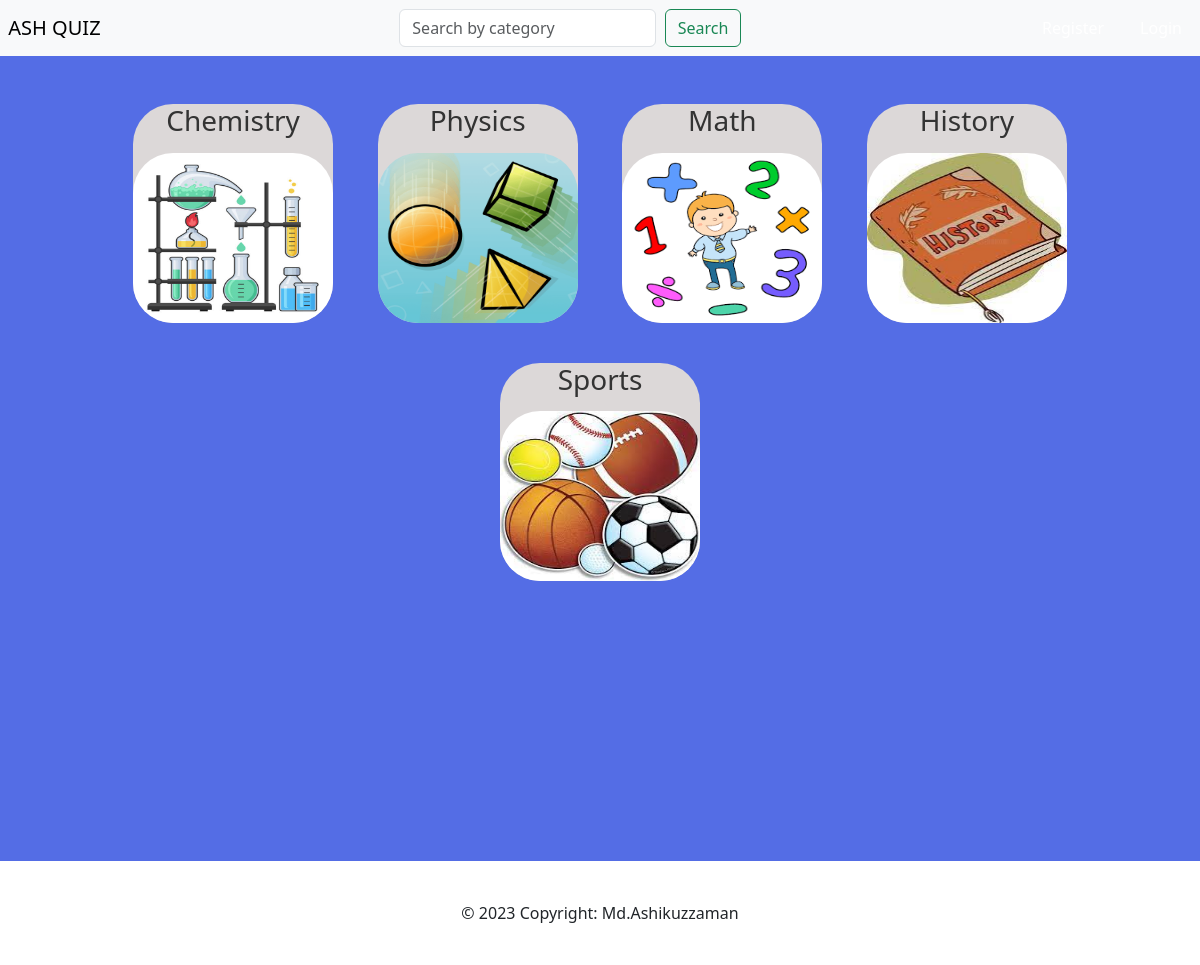
The page / on the database its author committed.
### base_app/models.py (models this page shows, shortened)
class ExamCategory(models.Model):
    name = models.CharField(max_length=100)
    slug = models.SlugField(max_length=150, unique=True, null=True)
    image = models.ImageField(upload_to='category_images/')
    class Meta:
        verbose_name_plural = 'ExamCategories'

### base_app/views.py (the view)
# urls.py: path('', views.home, name='home'),
def home(request):
    category = request.GET.get('category') if request.GET.get('category') != None else ''
    exam_categories = ExamCategory.objects.filter(name__icontains = category).order_by('-id')
    context = {'exam_categories': exam_categories}
    return render(request, 'base_app/index.html', context = context)

### base_app/templates/base_app/index.html
{% extends 'base_app/base.html' %}
{% block content %}
    <div class="container">
        {% for category in exam_categories %}
            <div class="category-card">
                <h3>{{category.name}}</h3>
                <a href="{% url 'exams-on-category' category.slug %}"><img src="{{category.image.url}}" alt="category_image"></a>
            </div>
        {% endfor %}
    </div>
{% endblock %}

### base_app/templates/base_app/base.html (shortened to what this page needs)
{% load static %}
<!DOCTYPE html>
<html lang="en">
<head>
    <link rel="stylesheet" href="https://cdnjs.cloudflare.com/ajax/libs/font-awesome/4.7.0/css/font-awesome.min.css">
    <link rel="stylesheet" href="https://cdn.jsdelivr.net/npm/bootstrap@5.3.0-alpha1/dist/css/bootstrap.min.css">
    <link rel="stylesheet" href="{% static 'css/style.css' %}">
</head>
<body>
    <nav class="navbar navbar-expand-lg navbar-light bg-light">
        &nbsp;&nbsp;<a class="navbar-brand" href="{% url 'home' %}">ASH QUIZ</a>
        <div class="collapse navbar-collapse" id="navbarNav">
          <form class="form-inline mx-auto d-flex" method="GET" action="{% url 'home' %}">
            <input class="form-control" name='category' type="search" placeholder="Search by category" aria-label="Search">
            &nbsp;&nbsp;<button class="btn btn-outline-success my-2 my-sm-0" type="submit">Search</button>
          </form>
          <ul class="navbar-nav ml-auto">
            {% if request.user.is_authenticated %}
	          <li class="nav-item"><a href="{% url 'dashboard' %}" class="nav-link btn btn-primary nav-item-gap">Dashboard</a></li>
            {% else %}
            <li class="nav-item"><a href="{% url 'register' %}" class="nav-link btn btn-success nav-item-gap">Register</a></li>
            {% endif %}
            {% if request.user.is_authenticated %}
	          <li class="nav-item"><a href="{% url 'user-logout' %}" class="nav-link btn btn-danger nav-item-gap">Logout</a></li>
            {% else %}
            <li class="nav-item"><a href="{% url 'my-login' %}" class="nav-link btn btn-primary nav-item-gap">Login</a></li>
            {% endif %}
          </ul>
        </div>
      </nav>
    <br> <br>
    {% block content %}
    {% endblock %}
    <br> <br> <br> <br><br> <br> <br> <br><br> <br>
    <div class="text-center" style="background-color: #fff; padding: 40px;">
        © <script>document.write(new Date().getFullYear());</script> Copyright:
        <a class="text-dark" href="#" style="text-decoration: none;">Md.Ashikuzzaman</a>
    </div>
</body>
</html>

### static/css/style.css (style rules this page uses)
* { box-sizing: border-box; }
body { background-color: #546de5; background-attachment: fixed; background-position: center center; background-size: cover; }
.container { display: flex; gap: 4%; flex-wrap: wrap; align-items: center; justify-content: center; }
.nav-item-gap { margin-left: 10px !important; margin-right: 10px !important; }
.nav-link { color: #fff; }
.category-card { width: 200px; border-radius: 40px; background-color: rgb(220, 216, 216); text-align: center; color: #333; margin-bottom: 40px; }
.category-card h3 { margin-bottom: 15px; }
.category-card img { width: 200px; height: 170px; border-radius: 40px; }
a { text-decoration: none; }

### rows shown on the page
ExamCategory: name "Chemistry", image (picture)
ExamCategory: name "Physics", image (picture)
ExamCategory: name "Math", image (picture)
ExamCategory: name "History", image (picture)
ExamCategory: name "Sports", image (picture)
